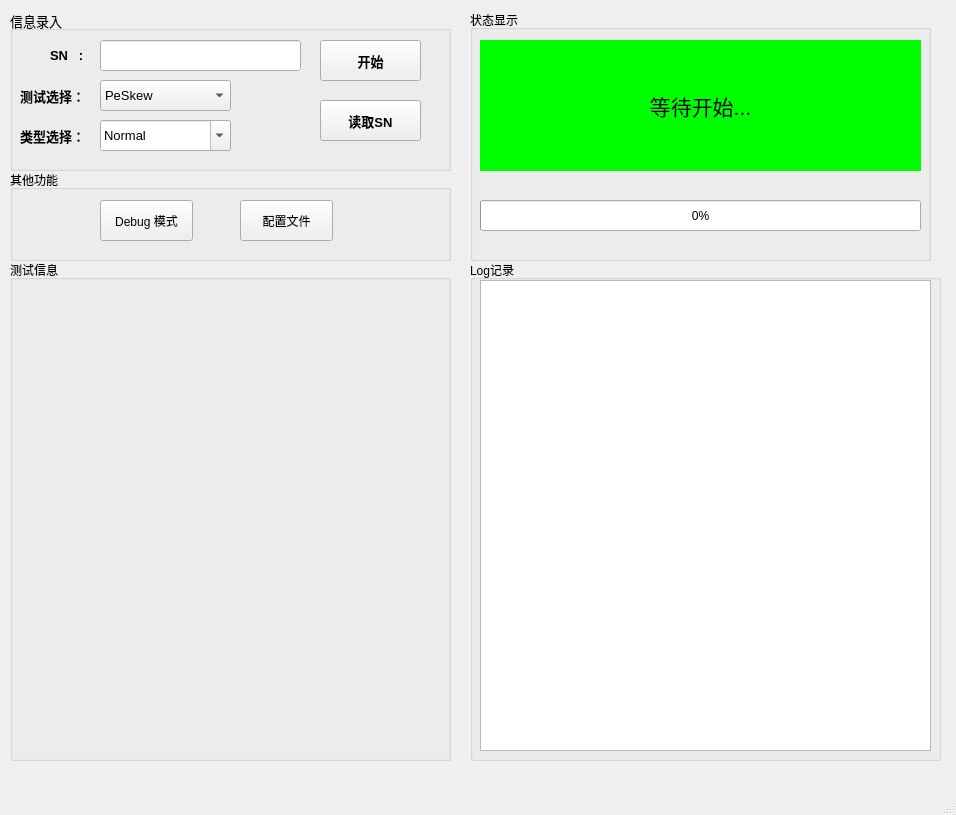
<?xml version="1.0" encoding="UTF-8"?>
<ui version="4.0">
 <class>MainWindow</class>
 <widget class="QMainWindow" name="MainWindow">
  <property name="geometry">
   <rect>
    <x>0</x>
    <y>0</y>
    <width>956</width>
    <height>815</height>
   </rect>
  </property>
  <property name="windowTitle">
   <string>FS400 Final Test V2.0</string>
  </property>
  <widget class="QWidget" name="centralwidget">
   <widget class="QGroupBox" name="groupBox">
    <property name="geometry">
     <rect>
      <x>10</x>
      <y>10</y>
      <width>441</width>
      <height>161</height>
     </rect>
    </property>
    <property name="font">
     <font>
      <family>Microsoft YaHei UI</family>
      <pointsize>10</pointsize>
     </font>
    </property>
    <property name="title">
     <string>信息录入</string>
    </property>
    <widget class="QLabel" name="label">
     <property name="geometry">
      <rect>
       <x>40</x>
       <y>10</y>
       <width>51</width>
       <height>71</height>
      </rect>
     </property>
     <property name="font">
      <font>
       <family>Microsoft YaHei UI</family>
       <pointsize>10</pointsize>
       <weight>75</weight>
       <bold>true</bold>
      </font>
     </property>
     <property name="text">
      <string>SN   :</string>
     </property>
    </widget>
    <widget class="QLineEdit" name="lineEdit">
     <property name="geometry">
      <rect>
       <x>90</x>
       <y>30</y>
       <width>201</width>
       <height>31</height>
      </rect>
     </property>
     <property name="font">
      <font>
       <family>Arial</family>
       <pointsize>12</pointsize>
      </font>
     </property>
     <property name="cursor">
      <cursorShape>IBeamCursor</cursorShape>
     </property>
     <property name="autoFillBackground">
      <bool>true</bool>
     </property>
     <property name="text">
      <string/>
     </property>
     <property name="maxLength">
      <number>32766</number>
     </property>
     <property name="frame">
      <bool>true</bool>
     </property>
     <property name="echoMode">
      <enum>QLineEdit::Normal</enum>
     </property>
     <property name="alignment">
      <set>Qt::AlignLeading|Qt::AlignLeft|Qt::AlignVCenter</set>
     </property>
     <property name="dragEnabled">
      <bool>false</bool>
     </property>
    </widget>
    <widget class="QPushButton" name="start_test_butt">
     <property name="geometry">
      <rect>
       <x>310</x>
       <y>30</y>
       <width>101</width>
       <height>41</height>
      </rect>
     </property>
     <property name="minimumSize">
      <size>
       <width>50</width>
       <height>0</height>
      </size>
     </property>
     <property name="font">
      <font>
       <pointsize>10</pointsize>
       <weight>75</weight>
       <bold>true</bold>
      </font>
     </property>
     <property name="text">
      <string>开始</string>
     </property>
    </widget>
    <widget class="QComboBox" name="Test_type">
     <property name="geometry">
      <rect>
       <x>90</x>
       <y>110</y>
       <width>131</width>
       <height>31</height>
      </rect>
     </property>
     <property name="font">
      <font>
       <pointsize>10</pointsize>
      </font>
     </property>
     <property name="editable">
      <bool>true</bool>
     </property>
     <item>
      <property name="text">
       <string>Normal</string>
      </property>
     </item>
     <item>
      <property name="text">
       <string>金样</string>
      </property>
     </item>
     <item>
      <property name="text">
       <string>客户返回复测</string>
      </property>
     </item>
     <item>
      <property name="text">
       <string>Debug</string>
      </property>
     </item>
    </widget>
    <widget class="QLabel" name="label_5">
     <property name="geometry">
      <rect>
       <x>10</x>
       <y>100</y>
       <width>81</width>
       <height>51</height>
      </rect>
     </property>
     <property name="font">
      <font>
       <family>Microsoft YaHei UI</family>
       <pointsize>10</pointsize>
       <weight>75</weight>
       <bold>true</bold>
      </font>
     </property>
     <property name="text">
      <string>类型选择：</string>
     </property>
    </widget>
    <widget class="QLabel" name="label_4">
     <property name="geometry">
      <rect>
       <x>10</x>
       <y>60</y>
       <width>81</width>
       <height>51</height>
      </rect>
     </property>
     <property name="font">
      <font>
       <family>Microsoft YaHei UI</family>
       <pointsize>10</pointsize>
       <weight>75</weight>
       <bold>true</bold>
      </font>
     </property>
     <property name="text">
      <string>测试选择：</string>
     </property>
    </widget>
    <widget class="QComboBox" name="Test_item">
     <property name="geometry">
      <rect>
       <x>90</x>
       <y>70</y>
       <width>131</width>
       <height>31</height>
      </rect>
     </property>
     <property name="font">
      <font>
       <pointsize>10</pointsize>
      </font>
     </property>
     <item>
      <property name="text">
       <string>PeSkew</string>
      </property>
     </item>
    </widget>
    <widget class="QPushButton" name="read_SN">
     <property name="enabled">
      <bool>true</bool>
     </property>
     <property name="geometry">
      <rect>
       <x>310</x>
       <y>90</y>
       <width>101</width>
       <height>41</height>
      </rect>
     </property>
     <property name="minimumSize">
      <size>
       <width>93</width>
       <height>0</height>
      </size>
     </property>
     <property name="font">
      <font>
       <pointsize>10</pointsize>
       <weight>75</weight>
       <bold>true</bold>
      </font>
     </property>
     <property name="text">
      <string>读取SN</string>
     </property>
    </widget>
   </widget>
   <widget class="QGroupBox" name="groupBox_2">
    <property name="geometry">
     <rect>
      <x>470</x>
      <y>260</y>
      <width>471</width>
      <height>501</height>
     </rect>
    </property>
    <property name="font">
     <font>
      <family>Microsoft YaHei UI</family>
      <pointsize>9</pointsize>
     </font>
    </property>
    <property name="title">
     <string>Log记录</string>
    </property>
    <widget class="QPlainTextEdit" name="plainTextEdit">
     <property name="geometry">
      <rect>
       <x>10</x>
       <y>20</y>
       <width>451</width>
       <height>471</height>
      </rect>
     </property>
     <property name="font">
      <font>
       <pointsize>9</pointsize>
      </font>
     </property>
     <property name="focusPolicy">
      <enum>Qt::NoFocus</enum>
     </property>
     <property name="verticalScrollBarPolicy">
      <enum>Qt::ScrollBarAsNeeded</enum>
     </property>
     <property name="horizontalScrollBarPolicy">
      <enum>Qt::ScrollBarAsNeeded</enum>
     </property>
     <property name="sizeAdjustPolicy">
      <enum>QAbstractScrollArea::AdjustIgnored</enum>
     </property>
     <property name="readOnly">
      <bool>true</bool>
     </property>
    </widget>
   </widget>
   <widget class="QGroupBox" name="groupBox_3">
    <property name="geometry">
     <rect>
      <x>470</x>
      <y>10</y>
      <width>461</width>
      <height>251</height>
     </rect>
    </property>
    <property name="font">
     <font>
      <family>Microsoft YaHei UI</family>
      <pointsize>9</pointsize>
     </font>
    </property>
    <property name="title">
     <string>状态显示</string>
    </property>
    <property name="flat">
     <bool>false</bool>
    </property>
    <property name="checkable">
     <bool>false</bool>
    </property>
    <widget class="QLabel" name="test_status">
     <property name="geometry">
      <rect>
       <x>10</x>
       <y>30</y>
       <width>441</width>
       <height>131</height>
      </rect>
     </property>
     <property name="font">
      <font>
       <family>Microsoft YaHei UI</family>
       <pointsize>16</pointsize>
       <weight>50</weight>
       <bold>false</bold>
      </font>
     </property>
     <property name="autoFillBackground">
      <bool>false</bool>
     </property>
     <property name="styleSheet">
      <string notr="true">background-color: rgb(0, 255, 0);</string>
     </property>
     <property name="text">
      <string>等待开始...</string>
     </property>
     <property name="alignment">
      <set>Qt::AlignCenter</set>
     </property>
    </widget>
    <widget class="QProgressBar" name="progressBar">
     <property name="geometry">
      <rect>
       <x>10</x>
       <y>190</y>
       <width>441</width>
       <height>31</height>
      </rect>
     </property>
     <property name="value">
      <number>0</number>
     </property>
    </widget>
   </widget>
   <widget class="QGroupBox" name="groupBox_4">
    <property name="geometry">
     <rect>
      <x>10</x>
      <y>260</y>
      <width>441</width>
      <height>501</height>
     </rect>
    </property>
    <property name="font">
     <font>
      <family>Microsoft YaHei UI</family>
      <pointsize>9</pointsize>
     </font>
    </property>
    <property name="title">
     <string>测试信息</string>
    </property>
    <widget class="QLabel" name="label_2">
     <property name="geometry">
      <rect>
       <x>10</x>
       <y>20</y>
       <width>421</width>
       <height>371</height>
      </rect>
     </property>
     <property name="font">
      <font>
       <family>Microsoft YaHei</family>
       <pointsize>10</pointsize>
      </font>
     </property>
     <property name="contextMenuPolicy">
      <enum>Qt::DefaultContextMenu</enum>
     </property>
     <property name="autoFillBackground">
      <bool>false</bool>
     </property>
     <property name="text">
      <string/>
     </property>
     <property name="alignment">
      <set>Qt::AlignLeading|Qt::AlignLeft|Qt::AlignTop</set>
     </property>
     <property name="wordWrap">
      <bool>true</bool>
     </property>
    </widget>
    <widget class="QLabel" name="label_3">
     <property name="geometry">
      <rect>
       <x>40</x>
       <y>390</y>
       <width>301</width>
       <height>101</height>
      </rect>
     </property>
     <property name="styleSheet">
      <string notr="true">border-image: url(:/newPrefix/Resources/arise.png);</string>
     </property>
     <property name="text">
      <string/>
     </property>
    </widget>
   </widget>
   <widget class="QGroupBox" name="groupBox_5">
    <property name="geometry">
     <rect>
      <x>10</x>
      <y>170</y>
      <width>441</width>
      <height>91</height>
     </rect>
    </property>
    <property name="font">
     <font>
      <family>Microsoft YaHei UI</family>
      <pointsize>9</pointsize>
     </font>
    </property>
    <property name="title">
     <string>其他功能</string>
    </property>
    <widget class="QPushButton" name="start_test_butt_3">
     <property name="geometry">
      <rect>
       <x>90</x>
       <y>30</y>
       <width>93</width>
       <height>41</height>
      </rect>
     </property>
     <property name="minimumSize">
      <size>
       <width>93</width>
       <height>0</height>
      </size>
     </property>
     <property name="font">
      <font>
       <pointsize>9</pointsize>
      </font>
     </property>
     <property name="text">
      <string>Debug 模式</string>
     </property>
    </widget>
    <widget class="QPushButton" name="start_test_butt_4">
     <property name="geometry">
      <rect>
       <x>230</x>
       <y>30</y>
       <width>93</width>
       <height>41</height>
      </rect>
     </property>
     <property name="minimumSize">
      <size>
       <width>93</width>
       <height>0</height>
      </size>
     </property>
     <property name="font">
      <font>
       <pointsize>9</pointsize>
      </font>
     </property>
     <property name="text">
      <string>配置文件</string>
     </property>
    </widget>
   </widget>
  </widget>
  <widget class="QMenuBar" name="menubar">
   <property name="geometry">
    <rect>
     <x>0</x>
     <y>0</y>
     <width>956</width>
     <height>23</height>
    </rect>
   </property>
  </widget>
  <widget class="QStatusBar" name="statusbar"/>
 </widget>
 <tabstops>
  <tabstop>lineEdit</tabstop>
  <tabstop>start_test_butt_3</tabstop>
  <tabstop>start_test_butt_4</tabstop>
 </tabstops>
 <resources>
  <include location="Picture_resuorce.qrc"/>
 </resources>
 <connections/>
 <slots>
  <slot>Start_test()</slot>
  <slot>Stop_test()</slot>
 </slots>
</ui>
